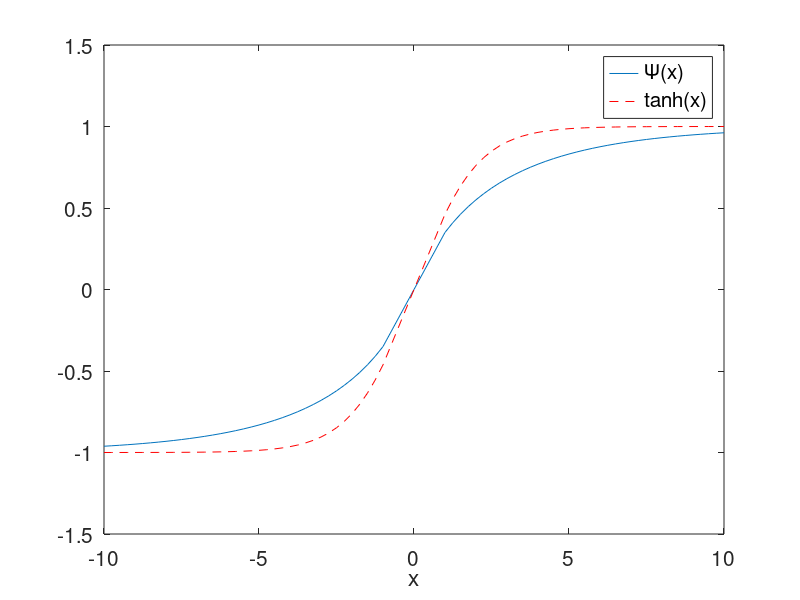

MATLAB code to generate this figure:
% Make a plot of the psi function used in density evolution

% Todd K. Moon, May 6, 2004

if(~exist('psi2'))
   mlist = 1:.25:10;   %only need positive values: psi is odd
   psi = [];

   for m=mlist;
	 s2 = 2*m;
   str=sprintf('tanh(x/2).*exp(-(x-(%g)).^2 ./(4*(%g)))/sqrt(4*pi*(%g))',...
	m,m,m);
     F = inline(str);
	 Q = quad(F,m-10*s2,m+10*s2)
	 psi = [psi Q];
   end
   mlist2 = [-fliplr(mlist) 0 mlist];
   psi2 = [-fliplr(psi) 0 psi];
end

clf;
plot(mlist2,psi2);
hold on;
plot(mlist2,tanh(mlist2/2),'r--');
h = legend('\Psi(x)','tanh(x)');
set(gca,'fontsize',15)
set(h,'fontsize',15);
axis([-10 10 -1.5 1.5])
xlabel('x');
% print -dps psifunc.ps